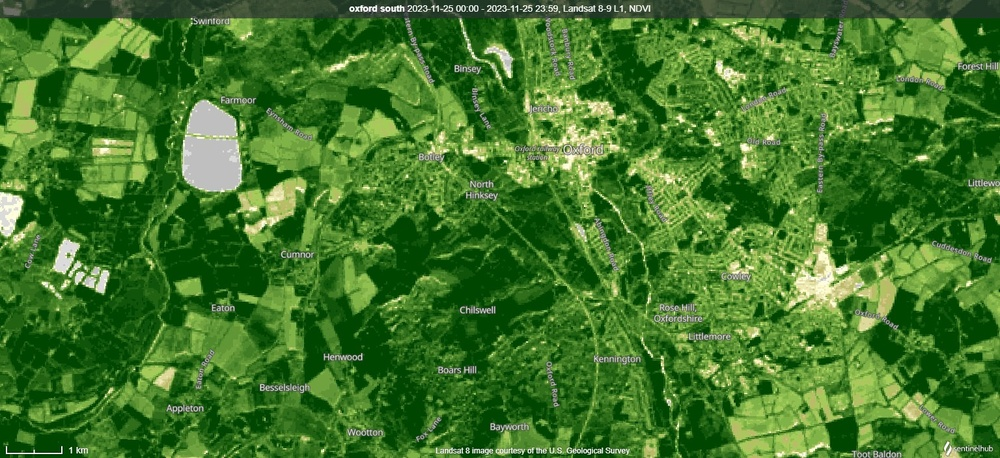
#> input picture content/Landsat_NDVI.jpg, 1000 x 458 px, shrunk from 1536 x 703 before the run
$ jupyter execute CreativeComputingClub.ipynb
#> lines starting #> are read from the running program, lines starting #| are printed output that depends on the picture
**ADD STARTING INFORMATION HERE**

[cell 1]
# import all necessary libraries
from PIL import Image
import numpy as np
import matplotlib.pyplot as plt

[cell 2]
# create some useful functions to use during this workshop
def convert(image):
    '''
    this function converts NDVI images (e.g. from Sentinal Hub) into a luminosity array, ready to use for the rest of the workshop
    TO ADD: all Sentinal Hub images come with a bar on the top, remove the top few rows of pixels as it messes with the data later!!!
    '''
#> called with image = 'Landsat_NDVI.jpg'

    # open the original image, and show its filetype and colour mode
    original = Image.open(image)
#> original is the input picture: PIL image 1000x458 RGB; mean R, G, B 65.4, 119.8, 41.8
    print("original:", original.format, original.mode)
#| original: JPEG RGB
    # the filetype should be JPEG or PNG; the colour mode should be RGB

    # convert into a numpy array containing all the pixels, and show its data type
    np_img = np.asarray(original)
    print("array: ", np_img.dtype)
#| array:  uint8
    # the data type should be uint8

    # convert into a luminosity plot by taking just the green values [1] and return as the function's output
    # the colour is determined by the brightness/depth of the pixel, ignoring whether it is red, green or blue
    # Note: this works for our images in NDVI format as they have been pre-processed in this way, you might get strange results using other images!
    lum_img = np_img[:, :, 1]
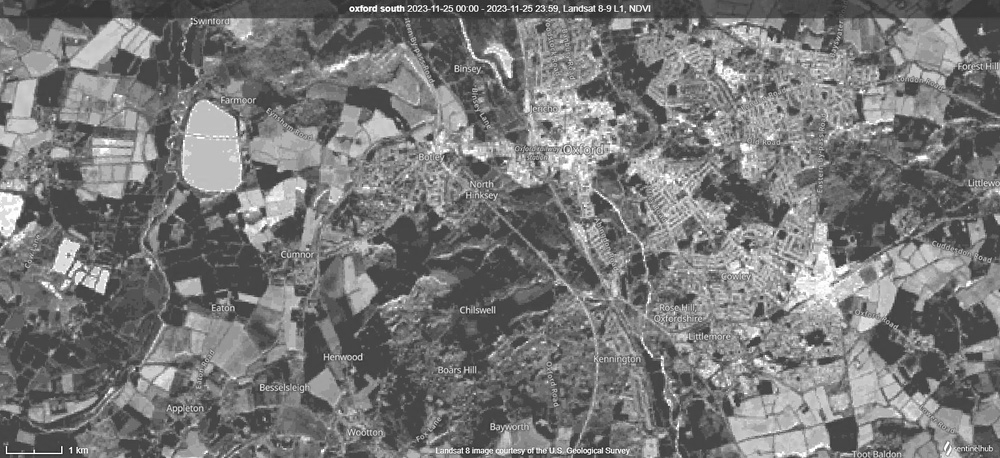
#> lum_img: shape (458, 1000); min 16, max 255, mean 119.8
    return lum_img

def tidy_plot():
    '''
    this function removes the axes of the plots
    because they only show the size of the image, they can be misleading and are not needed for this workshop
    '''
    plt.xticks([])
    plt.yticks([])

**The next cell runs code to plot your image as a graph - it looks like an image, but has axes showing the number of pixels**

[cell 3]
my_Image = convert( "Landsat_NDVI.jpg" )
# add some info here about changing the image - we will have three available to use.
# when you have finished experimenting, choose the image you want to use for the next part of the workshop

[cell 4]
plt.imshow(my_Image)

**Ignore the numbers, they are showing you how many pixels make up your image (how big it is), and have nothing to do with the colours.
<br>
What do you think the images are showing? What are the light sections, what are the dark sections?**

You can change the colours to get an image that you are happy with.<br>
What colours do you think would be best to present your data?<br>
<br>
Options = 'magma', 'inferno', 'plasma', 'viridis', 'cividis', 'twilight', 'twilight_shifted', 'turbo', 'Blues', 'BrBG', 'BuGn', 'BuPu', 'CMRmap', 'GnBu', 'Greens', 'Greys', 'OrRd', 'Oranges', 'PRGn', 'PiYG', 'PuBu', 'PuBuGn', 'PuOr', 'PuRd', 'Purples', 'RdBu', 'RdGy', 'RdPu', 'RdYlBu', 'RdYlGn', 'Reds', 'Spectral', 'Wistia', 'YlGn', 'YlGnBu', 'YlOrBr', 'YlOrRd', 'afmhot', 'autumn', 'binary', 'bone', 'brg', 'bwr', 'cool', 'coolwarm', 'copper', 'cubehelix', 'flag', 'gist_earth', 'gist_gray', 'gist_heat', 'gist_ncar', 'gist_rainbow', 'gist_stern', 'gist_yarg', 'gnuplot', 'gnuplot2', 'gray', 'hot', 'hsv', 'jet', 'nipy_spectral', 'ocean', 'pink', 'prism', 'rainbow', 'seismic', 'spring', 'summer', 'terrain', 'winter', 'Accent', 'Dark2', 'Paired', 'Pastel1', 'Pastel2', 'Set1', 'Set2', 'Set3', 'tab10', 'tab20', 'tab20b', 'tab20c'

**In the code below, we have chosen the colour map 'inferno'.<br>
Test out a few of the options listed above, and see which ones you like best.**

[cell 5]
plt.imshow(my_Image, cmap='inferno') # CHANGE TO ANOTHER COLOUR MAP AND TEST

Now we will tidy this up a bit - remove the unncessary numbers, and add a key for the colours.

[cell 6]
plt.imshow(my_Image, cmap='hot') # CHANGE TO YOUR FAVOURITE COLOUR MAP
tidy_plot()
plt.colorbar(orientation='horizontal')
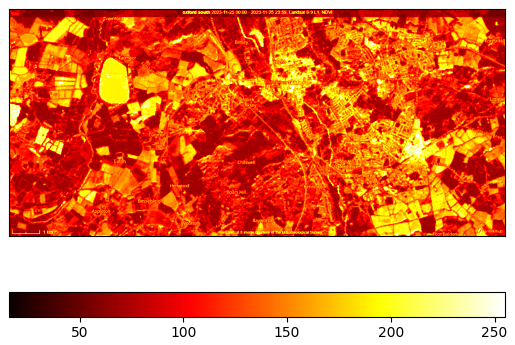
#> figure drawn by matplotlib, 2 panels

**Take a break from coding to choose some infrared images of your own to analyse.<br>
INSTRUCTIONS FOR USING SENTINEL HUB HERE**

[cell 7]
# edit this code to test your new image

my_Image = convert( "Landsat_NDVI.jpg" ) # EDIT THIS FOR YOUR NEW IMAGE OR PIC YOUR FAVOURITE ONE OF OURS
#| original: JPEG RGB
#| array:  uint8
plt.imshow(my_Image, cmap='rainbow') # CHANGE TO YOUR FAVOURITE COLOUR MAP
tidy_plot()
plt.colorbar(orientation='horizontal')
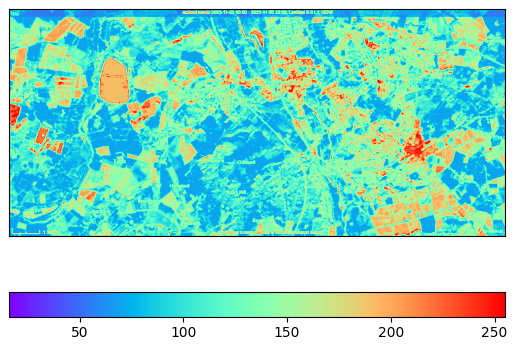
#> figure drawn by matplotlib, 2 panels

**Add some information about your chosen image, so that people understand what it means.<br>
Labels, add a title etc.**

[cell 8]
plt.imshow(my_Image, cmap='magma') # CHANGE TO YOUR FAVOURITE COLOUR MAP
tidy_plot()
plt.title('THIS IS THE TITLE OF MY IMAGE')
plt.colorbar(orientation='horizontal', label='darker colours indicate healthier vegetation')
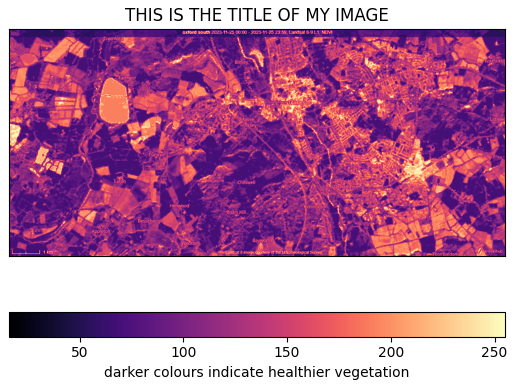
#> figure drawn by matplotlib, 2 panels
